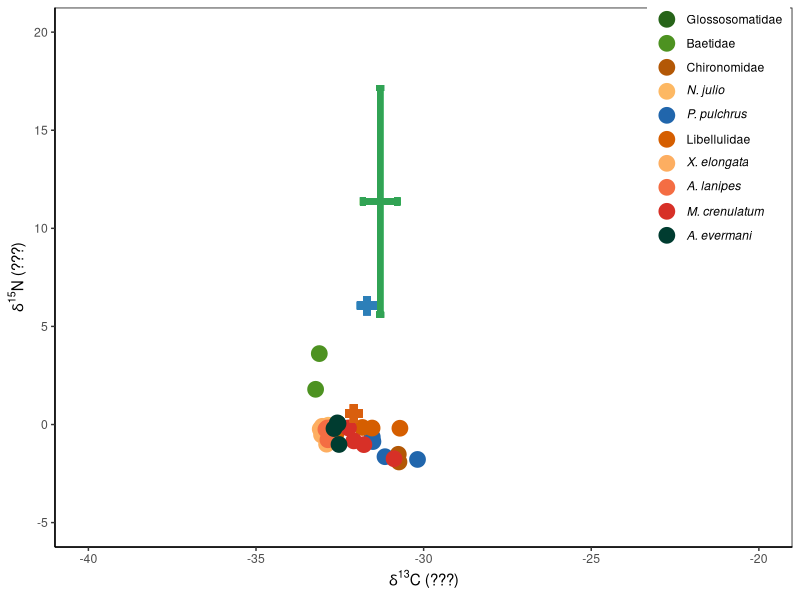

Reproduce this figure in R.


library(ggplot2)
library(ggpubr)

QPA_Feb17 <- read.csv("Biplot/QPA_Feb17.csv")
head(QPA_Feb17)

QPA_Feb17$taxa <- factor(QPA_Feb17$taxa, levels = c("Glossosomatidae", "Baetidae", "Chironomidae", "N. julio",
                                                    "P. pulchrus", "Libellulidae", "X. elongata", "A. lanipes",
                                                    "M. crenulatum", "A. evermani"))
levels(QPA_Feb17$taxa) 

  ggplot(QPA_Feb17, aes(x=C, y=N, colour=taxa)) +
  geom_point( size=5) +
  labs(x= expression(delta^{13}*"C (???)"), y = expression(delta^{15}*"N (???)")) +
  scale_colour_manual("Taxa",
                        values = c("#276419", "#4d9221", "#b35806", "#fdb863", "#2166ac", 
                                   "#D55E00", "#fdae61", "#f46d43", "#d73027", "#003c30"),
                        labels = c("Glossosomatidae", "Baetidae", "Chironomidae",expression(italic( "N. julio")),
                                   expression(italic("P. pulchrus")), "Libellulidae", 
                                   expression(italic("X. elongata")), expression(italic("A. lanipes")),
                                   expression(italic("M. crenulatum")), expression(italic("A. evermani")))) +
# Segments  
  geom_segment(aes(x=-31.91,xend=-32.25,yend=0.56,y=0.56), size=2, color="#d95f0e", arrow = arrow(length = unit(0.1, "cm"), ends = "both", angle = 90)) + # C leaflitter
  geom_segment(aes(x=-32.08,xend=-32.08,yend=0.878914827,y=0.241085173), size=2, color="#d95f0e", arrow = arrow(length = unit(0.1, "cm"),ends = "both", angle = 90)) + # N leaflitter
  
  geom_segment(aes(x=-31.48,xend=-31.90,yend=6.06,y=6.06), size=2, color="#2c7fb8", arrow = arrow(length = unit(0.1, "cm"), ends = "both",angle = 90))+ # C biofilm
  geom_segment(aes(x=-31.69,xend=-31.69,yend=6.389520784,y=5.730479216), size=2, color="#2c7fb8", arrow = arrow(length = unit(0.1, "cm"),ends = "both", angle = 90))+ # N biofilm
  
  geom_segment(aes(x=-30.79,xend=-31.81,yend=11.37138181,y=11.37138181), size=2, color="#31a354", arrow = arrow(length = unit(0.1, "cm"), ends = "both",angle = 90)) +# C algae
  geom_segment(aes(x=-31.29893075,xend=-31.29893075,yend=17.153228921,y=5.589534699), size=2, color="#31a354", arrow = arrow(length = unit(0.1, "cm"),ends = "both", angle = 90)) +# algae

# Axis Limits 
  xlim(-40,-20) +
  ylim(-5,20) +
    
# Axis
  theme(axis.title.y = element_text(size = 12, angle = 90)) + # axis y 
  theme(axis.title.x = element_text(size = 12, angle = 00)) + # axis x
  theme(axis.text.x=element_text(angle=0, size=10, vjust=0.5, color="black")) + #subaxis x
  theme(axis.text.y=element_text(angle=0, size=10, vjust=0.5, color="black")) + #subaxis y
    
# Legend    
    theme(legend.title = element_text(color = "black", size = 14),
      legend.text = element_text(color = "black", size = 12)) +
    theme_set(theme_gray() + theme(legend.key=element_blank()))  + # gray background
    theme(legend.text.align = 0) + # text align left legend
    theme(legend.position = c(0.9, 0.8)) +# Position in a plot. Their values should be between 0 and 1. 
    
# Panel
  theme(panel.grid.major = element_blank(), panel.grid.minor = element_blank(),
        panel.background = element_blank(), axis.line = element_line(colour = "black")) +
  theme(panel.border = element_rect(colour = "black", fill=NA, size=0.5))
